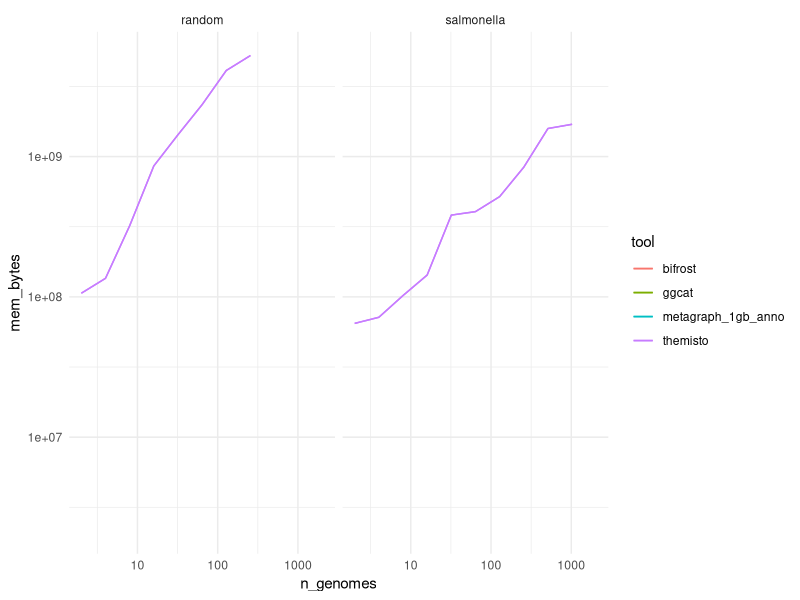

The R source for this figure:
library(ggplot2)
library(tidyr)
library(dplyr)

df = read.csv("results/table.tsv", sep = "\t", header = TRUE)
df$tool = as.factor(df$tool)
df$dataset = as.factor(df$dataset)
df$mem_bytes = as.numeric(df$mem_bytes)
df$time_seconds = as.numeric(df$time_seconds)

p = ggplot(df) +
  geom_line(aes(x = n_genomes, y = mem_bytes, color = tool)) + 
  geom_line(aes(x = n_genomes, y = mem_bytes, color = tool)) + 
  facet_wrap(~dataset) +
  scale_x_log10() + 
  scale_y_log10() +
  theme_minimal()
  #scale_x_continuous(trans = "log2") + 
  #scale_y_continuous(trans = "log2") +
  

print(p)
